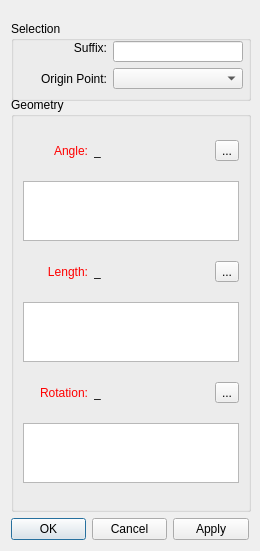
<?xml version="1.0" encoding="UTF-8"?>
<ui version="4.0">
 <class>DialogMove</class>
 <widget class="QDialog" name="DialogMove">
  <property name="geometry">
   <rect>
    <x>0</x>
    <y>0</y>
    <width>260</width>
    <height>551</height>
   </rect>
  </property>
  <property name="minimumSize">
   <size>
    <width>260</width>
    <height>0</height>
   </size>
  </property>
  <property name="windowTitle">
   <string>Move</string>
  </property>
  <property name="windowIcon">
   <iconset resource="../../../vmisc/share/resources/icon.qrc">
    <normaloff>:/icon/64x64/icon64x64.png</normaloff>:/icon/64x64/icon64x64.png</iconset>
  </property>
  <layout class="QVBoxLayout" name="verticalLayout">
   <item>
    <widget class="QGroupBox" name="groupBox">
     <property name="sizePolicy">
      <sizepolicy hsizetype="Preferred" vsizetype="Preferred">
       <horstretch>0</horstretch>
       <verstretch>0</verstretch>
      </sizepolicy>
     </property>
     <property name="minimumSize">
      <size>
       <width>240</width>
       <height>80</height>
      </size>
     </property>
     <property name="maximumSize">
      <size>
       <width>16777215</width>
       <height>60</height>
      </size>
     </property>
     <property name="title">
      <string>Selection</string>
     </property>
     <widget class="QWidget" name="layoutWidget">
      <property name="geometry">
       <rect>
        <x>11</x>
        <y>20</y>
        <width>221</width>
        <height>48</height>
       </rect>
      </property>
      <layout class="QFormLayout" name="formLayout">
       <item row="0" column="0">
        <widget class="QLabel" name="suffix_Label">
         <property name="sizePolicy">
          <sizepolicy hsizetype="Preferred" vsizetype="Fixed">
           <horstretch>0</horstretch>
           <verstretch>0</verstretch>
          </sizepolicy>
         </property>
         <property name="minimumSize">
          <size>
           <width>85</width>
           <height>0</height>
          </size>
         </property>
         <property name="maximumSize">
          <size>
           <width>16777215</width>
           <height>16777215</height>
          </size>
         </property>
         <property name="font">
          <font>
           <pointsize>9</pointsize>
          </font>
         </property>
         <property name="text">
          <string>Suffix:</string>
         </property>
         <property name="alignment">
          <set>Qt::AlignRight|Qt::AlignTrailing|Qt::AlignVCenter</set>
         </property>
        </widget>
       </item>
       <item row="0" column="1">
        <widget class="QLineEdit" name="suffix_LineEdit">
         <property name="sizePolicy">
          <sizepolicy hsizetype="Preferred" vsizetype="Fixed">
           <horstretch>0</horstretch>
           <verstretch>0</verstretch>
          </sizepolicy>
         </property>
         <property name="font">
          <font>
           <pointsize>9</pointsize>
          </font>
         </property>
        </widget>
       </item>
       <item row="1" column="0">
        <widget class="QLabel" name="rotationPoint_Label">
         <property name="minimumSize">
          <size>
           <width>85</width>
           <height>0</height>
          </size>
         </property>
         <property name="font">
          <font>
           <pointsize>9</pointsize>
          </font>
         </property>
         <property name="text">
          <string>Origin Point:</string>
         </property>
         <property name="alignment">
          <set>Qt::AlignRight|Qt::AlignTrailing|Qt::AlignVCenter</set>
         </property>
        </widget>
       </item>
       <item row="1" column="1">
        <widget class="QComboBox" name="rotationPoint_ComboBox">
         <property name="font">
          <font>
           <pointsize>9</pointsize>
          </font>
         </property>
        </widget>
       </item>
      </layout>
     </widget>
    </widget>
   </item>
   <item>
    <widget class="QGroupBox" name="groupBox_2">
     <property name="minimumSize">
      <size>
       <width>240</width>
       <height>250</height>
      </size>
     </property>
     <property name="title">
      <string>Geometry</string>
     </property>
     <layout class="QVBoxLayout" name="verticalLayout_3">
      <item>
       <layout class="QHBoxLayout" name="horizontalLayout" stretch="1,1,1,0">
        <item alignment="Qt::AlignLeft">
         <widget class="QLabel" name="editAngle_Label">
          <property name="sizePolicy">
           <sizepolicy hsizetype="Preferred" vsizetype="Preferred">
            <horstretch>0</horstretch>
            <verstretch>0</verstretch>
           </sizepolicy>
          </property>
          <property name="minimumSize">
           <size>
            <width>65</width>
            <height>0</height>
           </size>
          </property>
          <property name="palette">
           <palette>
            <active>
             <colorrole role="WindowText">
              <brush brushstyle="SolidPattern">
               <color alpha="255">
                <red>255</red>
                <green>0</green>
                <blue>0</blue>
               </color>
              </brush>
             </colorrole>
            </active>
            <inactive>
             <colorrole role="WindowText">
              <brush brushstyle="SolidPattern">
               <color alpha="255">
                <red>255</red>
                <green>0</green>
                <blue>0</blue>
               </color>
              </brush>
             </colorrole>
            </inactive>
            <disabled>
             <colorrole role="WindowText">
              <brush brushstyle="SolidPattern">
               <color alpha="255">
                <red>159</red>
                <green>158</green>
                <blue>158</blue>
               </color>
              </brush>
             </colorrole>
            </disabled>
           </palette>
          </property>
          <property name="text">
           <string>Angle:</string>
          </property>
          <property name="alignment">
           <set>Qt::AlignRight|Qt::AlignTrailing|Qt::AlignVCenter</set>
          </property>
         </widget>
        </item>
        <item>
         <widget class="QLabel" name="angleResult_Label">
          <property name="sizePolicy">
           <sizepolicy hsizetype="Fixed" vsizetype="Preferred">
            <horstretch>0</horstretch>
            <verstretch>0</verstretch>
           </sizepolicy>
          </property>
          <property name="minimumSize">
           <size>
            <width>87</width>
            <height>0</height>
           </size>
          </property>
          <property name="toolTip">
           <string>Value</string>
          </property>
          <property name="text">
           <string notr="true">_</string>
          </property>
         </widget>
        </item>
        <item>
         <spacer name="horizontalSpacer">
          <property name="orientation">
           <enum>Qt::Horizontal</enum>
          </property>
          <property name="sizeHint" stdset="0">
           <size>
            <width>40</width>
            <height>20</height>
           </size>
          </property>
         </spacer>
        </item>
        <item alignment="Qt::AlignRight">
         <widget class="QToolButton" name="angleFormula_ToolButton">
          <property name="toolTip">
           <string>Formula wizard</string>
          </property>
          <property name="text">
           <string notr="true">...</string>
          </property>
          <property name="icon">
           <iconset resource="../../../vmisc/share/resources/icon.qrc">
            <normaloff>:/icon/24x24/fx.png</normaloff>:/icon/24x24/fx.png</iconset>
          </property>
          <property name="iconSize">
           <size>
            <width>20</width>
            <height>20</height>
           </size>
          </property>
         </widget>
        </item>
       </layout>
      </item>
      <item>
       <layout class="QHBoxLayout" name="horizontalLayout_4" stretch="3">
        <item>
         <widget class="QPlainTextEdit" name="angle_PlainTextEdit">
          <property name="sizePolicy">
           <sizepolicy hsizetype="Expanding" vsizetype="Preferred">
            <horstretch>0</horstretch>
            <verstretch>0</verstretch>
           </sizepolicy>
          </property>
          <property name="minimumSize">
           <size>
            <width>0</width>
            <height>60</height>
           </size>
          </property>
          <property name="maximumSize">
           <size>
            <width>16777215</width>
            <height>60</height>
           </size>
          </property>
          <property name="toolTip">
           <string>Calculation</string>
          </property>
          <property name="tabChangesFocus">
           <bool>true</bool>
          </property>
         </widget>
        </item>
       </layout>
      </item>
      <item>
       <layout class="QHBoxLayout" name="horizontalLayout_2" stretch="1,1,1,0">
        <item alignment="Qt::AlignLeft">
         <widget class="QLabel" name="editLength_Label">
          <property name="sizePolicy">
           <sizepolicy hsizetype="Preferred" vsizetype="Preferred">
            <horstretch>0</horstretch>
            <verstretch>0</verstretch>
           </sizepolicy>
          </property>
          <property name="minimumSize">
           <size>
            <width>65</width>
            <height>0</height>
           </size>
          </property>
          <property name="palette">
           <palette>
            <active>
             <colorrole role="WindowText">
              <brush brushstyle="SolidPattern">
               <color alpha="255">
                <red>255</red>
                <green>0</green>
                <blue>0</blue>
               </color>
              </brush>
             </colorrole>
            </active>
            <inactive>
             <colorrole role="WindowText">
              <brush brushstyle="SolidPattern">
               <color alpha="255">
                <red>255</red>
                <green>0</green>
                <blue>0</blue>
               </color>
              </brush>
             </colorrole>
            </inactive>
            <disabled>
             <colorrole role="WindowText">
              <brush brushstyle="SolidPattern">
               <color alpha="255">
                <red>159</red>
                <green>158</green>
                <blue>158</blue>
               </color>
              </brush>
             </colorrole>
            </disabled>
           </palette>
          </property>
          <property name="text">
           <string>Length:</string>
          </property>
          <property name="alignment">
           <set>Qt::AlignRight|Qt::AlignTrailing|Qt::AlignVCenter</set>
          </property>
         </widget>
        </item>
        <item>
         <widget class="QLabel" name="lengthResult_Label">
          <property name="sizePolicy">
           <sizepolicy hsizetype="Fixed" vsizetype="Preferred">
            <horstretch>0</horstretch>
            <verstretch>0</verstretch>
           </sizepolicy>
          </property>
          <property name="minimumSize">
           <size>
            <width>87</width>
            <height>0</height>
           </size>
          </property>
          <property name="toolTip">
           <string>Value</string>
          </property>
          <property name="text">
           <string notr="true">_</string>
          </property>
         </widget>
        </item>
        <item>
         <spacer name="horizontalSpacer_2">
          <property name="orientation">
           <enum>Qt::Horizontal</enum>
          </property>
          <property name="sizeHint" stdset="0">
           <size>
            <width>40</width>
            <height>20</height>
           </size>
          </property>
         </spacer>
        </item>
        <item alignment="Qt::AlignRight">
         <widget class="QToolButton" name="lengthFormula_ToolButton">
          <property name="toolTip">
           <string>Formula wizard</string>
          </property>
          <property name="text">
           <string notr="true">...</string>
          </property>
          <property name="icon">
           <iconset resource="../../../vmisc/share/resources/icon.qrc">
            <normaloff>:/icon/24x24/fx.png</normaloff>:/icon/24x24/fx.png</iconset>
          </property>
          <property name="iconSize">
           <size>
            <width>20</width>
            <height>20</height>
           </size>
          </property>
         </widget>
        </item>
       </layout>
      </item>
      <item>
       <layout class="QHBoxLayout" name="horizontalLayout_7" stretch="0">
        <item>
         <widget class="QPlainTextEdit" name="length_PlainTextEdit">
          <property name="sizePolicy">
           <sizepolicy hsizetype="Expanding" vsizetype="Preferred">
            <horstretch>0</horstretch>
            <verstretch>0</verstretch>
           </sizepolicy>
          </property>
          <property name="minimumSize">
           <size>
            <width>0</width>
            <height>60</height>
           </size>
          </property>
          <property name="maximumSize">
           <size>
            <width>16777215</width>
            <height>60</height>
           </size>
          </property>
          <property name="toolTip">
           <string>Calculation</string>
          </property>
          <property name="tabChangesFocus">
           <bool>true</bool>
          </property>
         </widget>
        </item>
       </layout>
      </item>
      <item>
       <layout class="QHBoxLayout" name="horizontalLayout_5" stretch="1,0,1,0">
        <item alignment="Qt::AlignLeft">
         <widget class="QLabel" name="editRotation_Label">
          <property name="sizePolicy">
           <sizepolicy hsizetype="Preferred" vsizetype="Preferred">
            <horstretch>0</horstretch>
            <verstretch>0</verstretch>
           </sizepolicy>
          </property>
          <property name="minimumSize">
           <size>
            <width>65</width>
            <height>0</height>
           </size>
          </property>
          <property name="palette">
           <palette>
            <active>
             <colorrole role="WindowText">
              <brush brushstyle="SolidPattern">
               <color alpha="255">
                <red>255</red>
                <green>0</green>
                <blue>0</blue>
               </color>
              </brush>
             </colorrole>
            </active>
            <inactive>
             <colorrole role="WindowText">
              <brush brushstyle="SolidPattern">
               <color alpha="255">
                <red>255</red>
                <green>0</green>
                <blue>0</blue>
               </color>
              </brush>
             </colorrole>
            </inactive>
            <disabled>
             <colorrole role="WindowText">
              <brush brushstyle="SolidPattern">
               <color alpha="255">
                <red>159</red>
                <green>158</green>
                <blue>158</blue>
               </color>
              </brush>
             </colorrole>
            </disabled>
           </palette>
          </property>
          <property name="text">
           <string>Rotation:</string>
          </property>
          <property name="alignment">
           <set>Qt::AlignRight|Qt::AlignTrailing|Qt::AlignVCenter</set>
          </property>
         </widget>
        </item>
        <item>
         <widget class="QLabel" name="rotationResult_Label">
          <property name="sizePolicy">
           <sizepolicy hsizetype="Fixed" vsizetype="Preferred">
            <horstretch>0</horstretch>
            <verstretch>0</verstretch>
           </sizepolicy>
          </property>
          <property name="minimumSize">
           <size>
            <width>87</width>
            <height>0</height>
           </size>
          </property>
          <property name="toolTip">
           <string>Value</string>
          </property>
          <property name="text">
           <string notr="true">_</string>
          </property>
         </widget>
        </item>
        <item>
         <spacer name="horizontalSpacer_3">
          <property name="orientation">
           <enum>Qt::Horizontal</enum>
          </property>
          <property name="sizeHint" stdset="0">
           <size>
            <width>40</width>
            <height>20</height>
           </size>
          </property>
         </spacer>
        </item>
        <item alignment="Qt::AlignRight">
         <widget class="QToolButton" name="rotationFormula_ToolButton">
          <property name="toolTip">
           <string>Formula wizard</string>
          </property>
          <property name="text">
           <string notr="true">...</string>
          </property>
          <property name="icon">
           <iconset resource="../../../vmisc/share/resources/icon.qrc">
            <normaloff>:/icon/24x24/fx.png</normaloff>:/icon/24x24/fx.png</iconset>
          </property>
          <property name="iconSize">
           <size>
            <width>20</width>
            <height>20</height>
           </size>
          </property>
         </widget>
        </item>
       </layout>
      </item>
      <item>
       <layout class="QHBoxLayout" name="horizontalLayout_8" stretch="0">
        <item>
         <widget class="QPlainTextEdit" name="rotation_PlainTextEdit">
          <property name="sizePolicy">
           <sizepolicy hsizetype="Expanding" vsizetype="Preferred">
            <horstretch>0</horstretch>
            <verstretch>0</verstretch>
           </sizepolicy>
          </property>
          <property name="minimumSize">
           <size>
            <width>0</width>
            <height>60</height>
           </size>
          </property>
          <property name="maximumSize">
           <size>
            <width>16777215</width>
            <height>60</height>
           </size>
          </property>
          <property name="toolTip">
           <string>Calculation</string>
          </property>
          <property name="tabChangesFocus">
           <bool>true</bool>
          </property>
         </widget>
        </item>
       </layout>
      </item>
     </layout>
    </widget>
   </item>
   <item>
    <widget class="QDialogButtonBox" name="buttonBox">
     <property name="orientation">
      <enum>Qt::Horizontal</enum>
     </property>
     <property name="standardButtons">
      <set>QDialogButtonBox::Apply|QDialogButtonBox::Cancel|QDialogButtonBox::Ok</set>
     </property>
    </widget>
   </item>
  </layout>
 </widget>
 <resources>
  <include location="../../../vmisc/share/resources/icon.qrc"/>
 </resources>
 <connections>
  <connection>
   <sender>buttonBox</sender>
   <signal>accepted()</signal>
   <receiver>DialogMove</receiver>
   <slot>accept()</slot>
   <hints>
    <hint type="sourcelabel">
     <x>248</x>
     <y>254</y>
    </hint>
    <hint type="destinationlabel">
     <x>157</x>
     <y>274</y>
    </hint>
   </hints>
  </connection>
  <connection>
   <sender>buttonBox</sender>
   <signal>rejected()</signal>
   <receiver>DialogMove</receiver>
   <slot>reject()</slot>
   <hints>
    <hint type="sourcelabel">
     <x>316</x>
     <y>260</y>
    </hint>
    <hint type="destinationlabel">
     <x>286</x>
     <y>274</y>
    </hint>
   </hints>
  </connection>
 </connections>
</ui>
